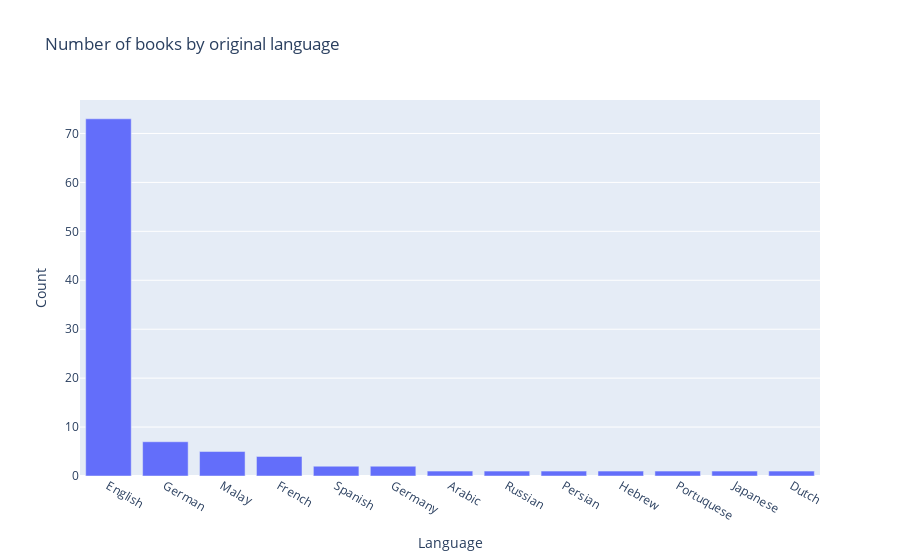

This figure's notebook cell:
### Code cell
# count the number of books per language
# rename the column 'count'
books_count = books['Language'].value_counts().reset_index()
books_count.columns = ['Language', 'Count']

# sort the dataframe in descending order
books_count = books_count.sort_values(by='Count', ascending=False)

import plotly.express as px
fig = px.bar(books_count, x='Language', y='Count', title='Number of books by original language')
fig.show()

### Figure 1 — Plotly figure (JSON) as saved in the notebook; plotly's stock layout.template omitted (floating-point values rounded to 4 significant figures)
{"data": [{"alignmentgroup": "True", "hovertemplate": "Language=%{x}<br>Count=%{y}<extra></extra>", "legendgroup": "", "marker": {"color": "#636efa", "pattern": {"shape": ""}}, "name": "", "offsetgroup": "", "orientation": "v", "showlegend": false, "textposition": "auto", "type": "bar", "x": ["English", "German", "Malay", "French", "Spanish", "Germany", "Arabic", "Russian", "Persian", "Hebrew", "Portuquese", "Japanese", "Dutch"], "xaxis": "x", "y": [73, 7, 5, 4, 2, 2, 1, 1, 1, 1, 1, 1, 1], "yaxis": "y"}], "layout": {"barmode": "relative", "legend": {"tracegroupgap": 0}, "title": {"text": "Number of books by original language"}, "xaxis": {"anchor": "y", "domain": [0, 1], "title": {"text": "Language"}}, "yaxis": {"anchor": "x", "domain": [0, 1], "title": {"text": "Count"}}}}
